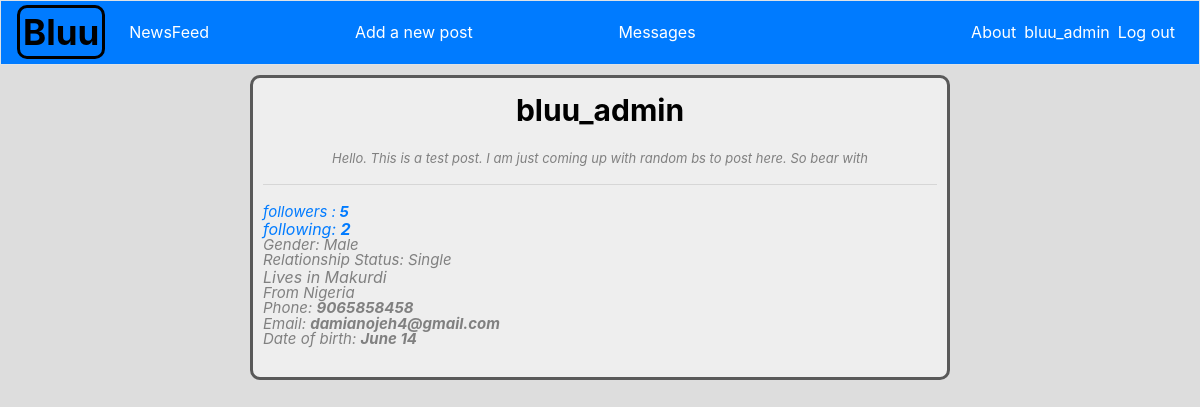
The page /profile_details/1/ on the database as committed earlier.
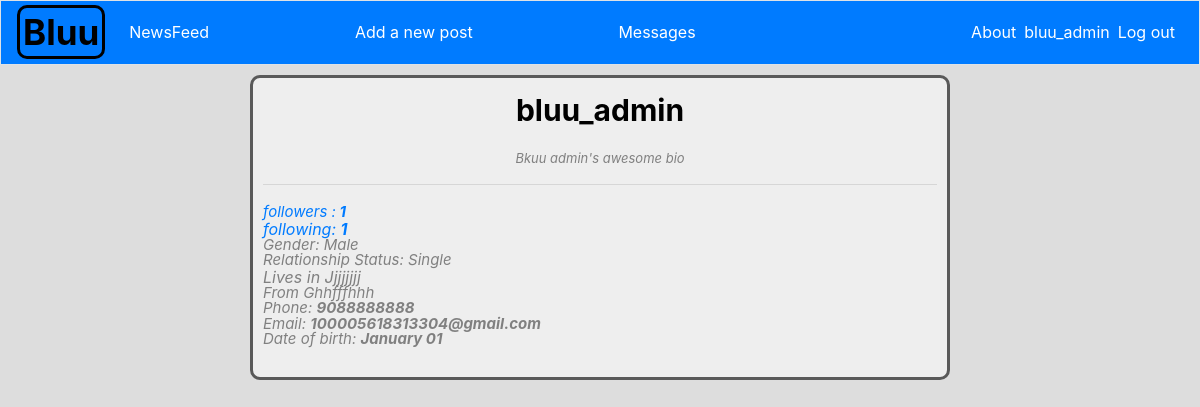
The same page on the database as committed later.
### bluus/models.py (models this page shows, shortened)
class Profile(models.Model):
    GENDER_CHOICES=[('Male' ,'Male'), ('Female',  'Female')]
    RELATIONSHIP_CHOICES=[('Single','Single'), ('Married', 'Married'), ('In a relationship','In a relationship'),('Engaged', 'Engaged'), ("It's complicated", "It's complicated")]
    owner=models.ForeignKey(User,on_delete=models.CASCADE, related_name="profile")
    bio=models.CharField(max_length=90, blank=True)
    cover_photo=models.ImageField(upload_to="post-pic/",default='/post-pic/default_c_pic.jpg' ,blank=True)
    profile_pic=models.ImageField(upload_to="post-pic/",default='/post-pic/default_dp.png', blank=True)
    phone_num=models.BigIntegerField(null=True, blank=True)
    email=models.EmailField(blank=True)
    dob=models.DateField(blank=True, default='2000-01-01')
    city=models.CharField(max_length=30, blank=True)
    country=models.CharField(max_length=30, blank=True)
    followers=models.ManyToManyField(User, related_name="follows")
    gender=models.CharField(max_length=69, choices=GENDER_CHOICES, blank=True, null=True)
    relationship_status=models.CharField(max_length=69, choices=RELATIONSHIP_CHOICES, blank=True, null=True)

### bluus/views.py (the view)
# urls.py: path('profile_details/<int:user_id>/', views.profile_details, name='profile_details'),
def profile_details(request,user_id):
    user=User.objects.get(id=user_id)
    user_profile=Profile.objects.get(id=user_id)
    context={'user':user ,'user_profile':user_profile}
    return render(request,'bluus/profile_details.html', context)

### bluus/templates/bluus/profile_details.html
{% extends "bluus/base.html" %}
{% load bootstrap4 %}
{% load static %}
{% block content %}
<article>
    <section id="edit_sec">
        <p id="profile_name"> {{user.username}} </p>
        {% if user_profile.bio %}
            <p id="bio">{{user_profile.bio}} </p>
        {% endif %}
        <hr/>
        <a  href= "{% url 'bluus:followers' user.id %}"><p id="num_followers">followers :<b> {{user_profile.followers.count }} </b> </p></a>
        <a  href= "{% url 'bluus:following' user.id %}"><p id="num_following">following: <b>{{user.follows.count}} </b></p></a>
        {% if user_profile.gender %}
             <p id="gender" > Gender:  {{user_profile.gender}}</p>
        {% endif %}
        {% if user_profile.relationship_status%}
             <p id="r_status" > Relationship Status:  {{user_profile.relationship_status}}</p>
        {% endif %}
        {% if user_profile.city %}
            <p id="city" > Lives in {{user_profile.city}}</p>
        {% endif %}
        {% if user_profile.country %}
            <p id="country">From {{user_profile.country}}</p>
        {% endif %}
        {% if user_profile.phone_num %}
            <p id="phone_num">Phone:  <b>{{user_profile.phone_num}}</b></p>
        {% endif %}
        {% if user_profile.email %}
            <p id="email">Email:  <b>{{user_profile.email}}</b></p>
        {% endif %}
        {% if user_profile.dob %}
            <p id="dob">Date of birth:  <b>{{user_profile.dob|date:'F d'}}</b></p>
        {% endif %}
    </section>
</article>
{% endblock content %}

### bluus/templates/bluus/base.html (shortened to what this page needs)
{% load bootstrap4 %}
{% load static %}
<!doctype html>
<html lang="en">
    <head>
        {% bootstrap_css %}
        <link rel="stylesheet" type="text/css" href="{% static 'css/style.css' %}"/>
    </head>
    <body>
        <nav class="navbar sticky-top navbar-expand-md py-0 bg-primary navbar-dark mb-2 border ">
            <a class="navbar-brand" ><span id="b_name">Bluu</span></a>
            <div class="collapse navbar-collapse" id="navbarCollapse">
                <ul class="navbar-nav mr-auto">
                    <li class="nav-item">
                        <a class="nav-link" href="{% url 'bluus:index' %}">NewsFeed</a></li>
                </ul>
                <ul class="navbar-nav mr-auto">
                    <li class="nav-item">
                        <a class="nav-link" href="{% url 'bluus:new_post' %}">Add a new post</a></li>
                </ul>
                <ul class="navbar-nav mr-auto">
                    <li class="nav-item">
                        <a class="nav-link" href="{% url 'bluus:chats' %}">Messages</a></li>
                </ul>
                <ul class="navbar-nav ml-auto">
                    <li class="nav-item">
                        <a class="nav-link" href="{% url 'bluus:about' %}">About</a>
                    </li>
                    {% if user.is_authenticated %}
                        <li class="nav-item">
                            <span class="navbar-text"}"><a href="{% url  'bluus:profile' user.id %}"> {{ user.username }} </a></span>
                        </li>
                        <li class="nav-item">
                            <a class="nav-link" href="{% url 'users:logout' %}">Log out</a>
                        </li>
                    {% else %}
                        <li class="nav-item">
                            <a class="nav-link" href="{% url 'users:register' %}">Register</a>
                        </li>
                        <li class="nav-item">
                            <a class="nav-link" href="{% url 'users:login' %}">Log in</a></li>
                    {% endif %}
                </ul>
            </div>
        </nav>
        {% block content %}{% endblock content %}
    </body>
</html>

### static/css/style.css (style rules this page uses)
nav .navbar-nav li a { color: white !important; }
#profile_name { text-align: center; color:black; font-size: 30px; font-weight: bold; }
body { background-color:#dddddd; }
#edit_sec { max-width: 700px; background-color:#eeeeee; margin-top: 10px; margin-bottom: 10px; margin-left:auto; margin-right:auto; padding:10px; border-radius: 10px; border: solid #595959; }
a:link { text-decoration: none!important; }
#bio { font-size: 13px; font-style: italic; text-align: center; color: grey; margin-top: 8px; }
#num_followers { font-size: 15px; font-style: italic; border-color: #add8e6; border-radius: 5px; }
#num_following { ofont-size: 15px; font-style: italic; border-color: #add8e6; border-radius: 5px; margin-top: -23px; }
#city { ofont-size: 15px; font-style: italic; color: grey; border-color: #add8e6; border-radius: 5px; margin-top: -23px; }
#country { font-size: 15px; font-style: italic; color: grey; border-color: #add8e6; border-radius: 5px; margin-top: -23px; }
#phone_num { font-size: 15px; font-style: italic; color: grey; border-color: #add8e6; border-radius: 5px; margin-top: -23px; }
#email { font-size: 15px; font-style: italic; color: grey; border-color: #add8e6; border-radius: 5px; margin-top: -23px; }
#dob { font-size: 15px; font-style: italic; color: grey; border-color: #add8e6; border-radius: 5px; margin-top: -23px; }
#gender { font-size: 15px; font-style: italic; color: grey; border-color: #add8e6; border-radius: 5px; margin-top: -23px; }
#r_status { font-size: 15px; font-style: italic; color: grey; border-color: #add8e6; border-radius: 5px; margin-top: -23px; }
#b_name { font-weight: bolder; font-size: 35px; color: black; border: solid; padding: 3px; border-radius: 10px; }

Rows that differ between the two databases and show on the page:
changed Profile "Male": bio "Hello. This is a test post. I am just coming up with random bs to post here. So bear with" → "Bkuu admin's awesome bio"; followers.count "5" → "1"; city "Makurdi" → "Jjjjjjjj"; country "Nigeria" → "Ghhfffhhh"; phone_num "9065858458" → "9088888888"; email "damianojeh4@gmail.com" → "100005618313304@gmail.com"; dob "June 14" → "January 01"
Other text that changed with them:
{{ user.follows.count }}: "2" → "1"
